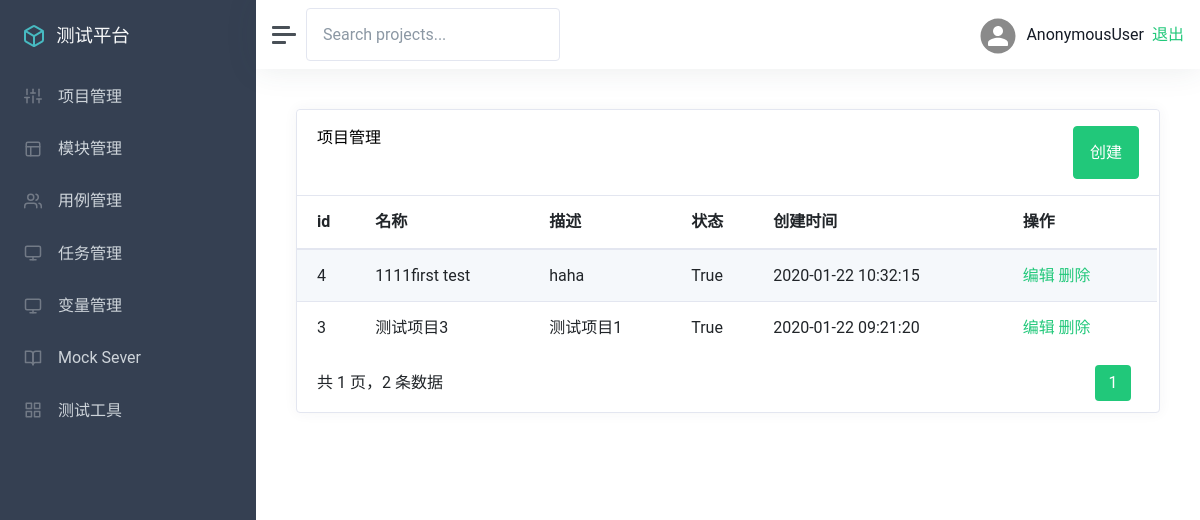
Before: /manage/project_list/ with the older database file.
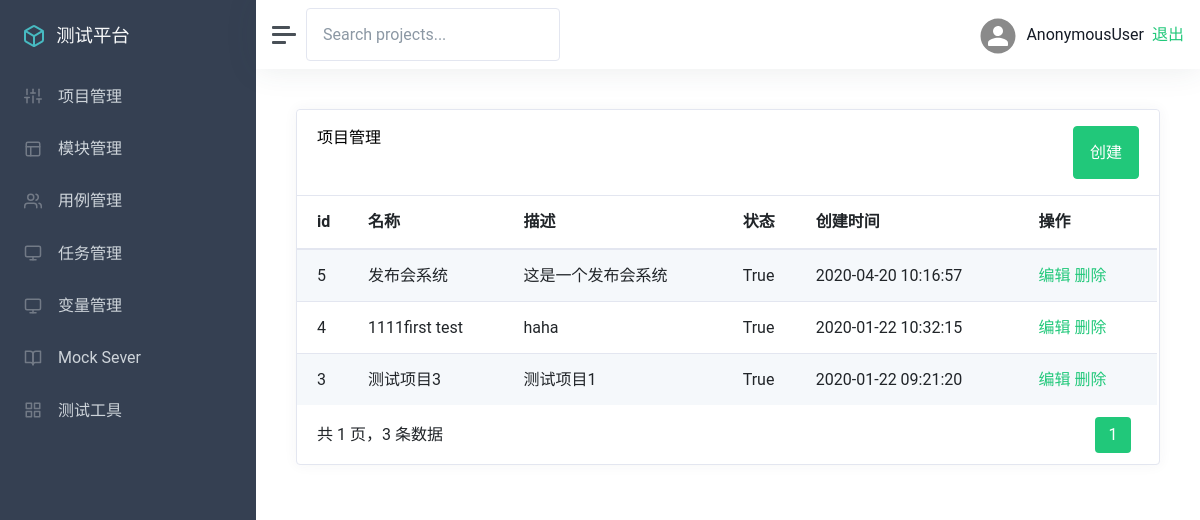
After: the same page with the newer database file.
### app_manage/models.py (models this page shows, shortened)
class Project(models.Model):
    name = models.CharField("项目名称", max_length=100, default='')
    describe = models.TextField('描述', default='')
    status = models.BooleanField('状态', default=True)
    update_time = models.DateTimeField('更新时间', auto_now=True)
    create_time = models.DateTimeField('创建时间', auto_now_add=True)

### app_manage/views/project_views.py (the view)
# urls.py: path('project_list/', project_views.project_list),
def project_list(request):
    projectList = Project.objects.all().order_by('-create_time')
    p = Paginator(projectList, 5)
    page = request.GET.get('page', '')
    if page == '':
        page = 1
    try:
        projectList = p.page(page)
    except PageNotAnInteger:
        projectList = p.page(1)
    except EmptyPage:
        projectList = p.page(p.num_pages)
    return render(request, 'projects/list.html', {
        'projectList':projectList
    })

### templates/projects/list.html (shortened to what this page needs)
{% extends "manage.html" %}
{% block manage %}
<div class="card flex-fill">
    <div class="card-header">
        <h5 class="card-title mb-0" style="float:left">项目管理</h5>
        <button onclick="add()" type="button" class="btn btn-primary" style="float:right">创建</button>
    </div>
    <div id="datatables-dashboard-traffic_wrapper" class="dataTables_wrapper dt-bootstrap4 no-footer">
        <div class="row">
            <div class="col-sm-12">
                <table id="datatables-dashboard-traffic" class="table table-striped my-0 dataTable no-footer"
                    role="grid" aria-describedby="datatables-dashboard-traffic_info">
                    <thead>
                        <tr role="row">
                            <th>id</th>
                            <th>名称</th>
                            <th>描述</th>
                            <th>状态</th>
                            <th>创建时间</th>
                            <th>操作</th>
                        </tr>
                    </thead>
                    <tbody>
                        {% for p in projectList %}
                        <tr role="row" class="odd">
                            <td>{{ p.id }}</td>
                            <td>{{ p.name }}</td>
                            <td>{{ p.describe }}</td>
                            <td>{{ p.status }}</td>
                            <td>{{ p.create_time |date:"Y-m-d H:i:s"}}</td>
                            <td>
                                <a href="/manage/project_edit/{{p.id}}/">编辑</a>
                                <a href="/manage/project_delete/{{p.id}}/" id="delete-project-id">删除</a>
                            </td>
                        </tr>
                        {% endfor %}
                    </tbody>
                </table>
            </div>
        </div>
        <div class="row">
            <div class="col-sm-12 col-md-5">
                <div class="dataTables_info" id="datatables-dashboard-traffic_info" role="status" aria-live="polite">
                    共 {{ projectList.paginator.num_pages }} 页，{{ projectList.paginator.count }} 条数据
                </div>
            </div>
            <div class="col-sm-12 col-md-7">
                <div class="dataTables_paginate paging_simple_numbers" id="datatables-dashboard-traffic_paginate">
                    <ul class="pagination">
                        <li class="paginate_button page-item active">
                            <a href="#" aria-controls="datatables-dashboard-traffic" data-dt-idx="1" tabindex="0"
                                class="page-link">{{ projectList.number }}</a>
                        </li>
                    </ul>
                </div>
            </div>
        </div>
    </div>
</div>
{% endblock %}

Changed rows visible on the page:
added Project: id "5", name "发布会系统", describe "这是一个发布会系统", status "True", create_time "2020-04-20 10:16:57"
Other visible differences:
{{ projectList.paginator.count }}: "2" → "3"
